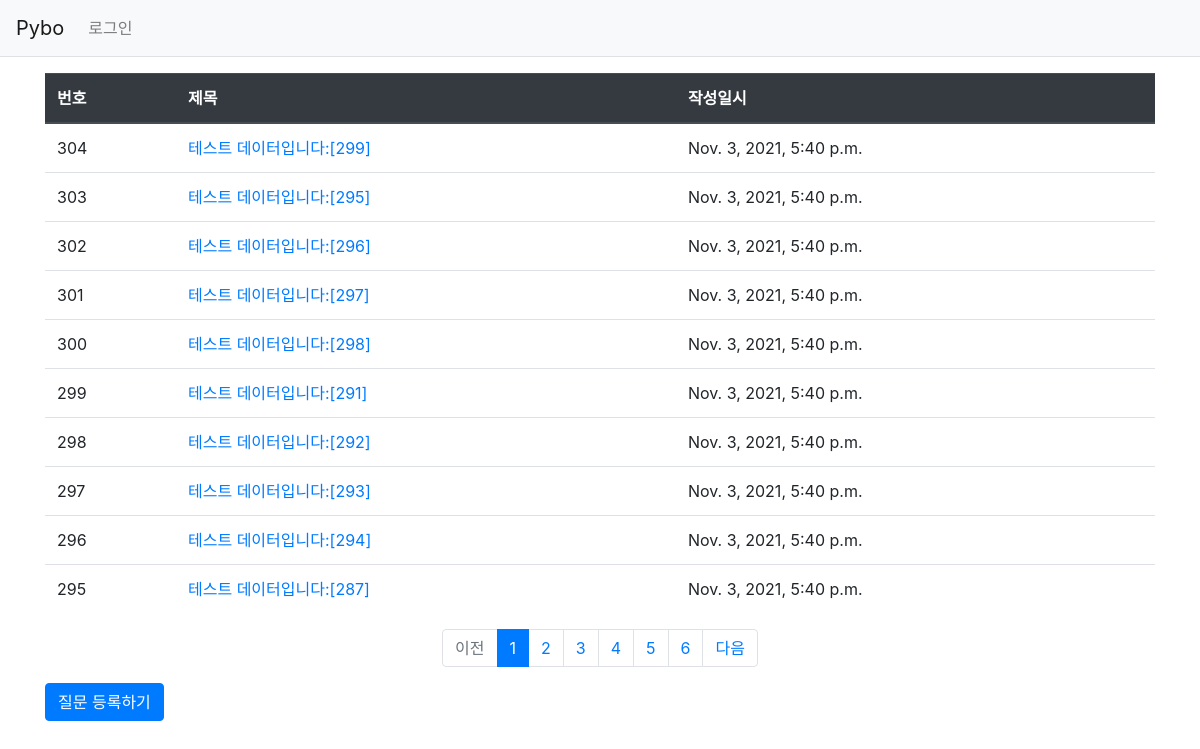
Screenshot of /pybo/ with the database file from the repository.
### pybo/models.py (models this page shows, shortened)
class Question(models.Model):
    subject = models.CharField(max_length=200)
    content = models.TextField()
    create_date = models.DateTimeField()

### pybo/views.py (the view)
# urls.py: path('', views.index, name='index'),  # '/' 에 해당되는 path
def index(request): #return  render를 통해 question_list.html을 필요한 내용을 주고 render
    page = request.GET.get('page',1) # 페이지
    question_list = Question.objects.order_by('-create_date')
    paginator = Paginator(question_list, 10) #페이지당 10개
    page_obj = paginator.get_page(page) #paginator를 이용하여 요청된 페이지에 해당되는 page_obj 를 생성
    context = {'question_list':page_obj}
    return render(request, 'pybo/question_list.html', context)

### pybo/templatetags/pybo_filter.py (called while the page is built)
@register.filter
def sub(value, arg):
    return value - arg

### templates/pybo/question_list.html (shortened to what this page needs)
{% extends 'base.html' %}
{% load pybo_filter %}
{% block content %}
<div class="container my-3">
    <table class="table">
        <thead>
        <tr class="thead-dark">
            <th>번호</th>
            <th>제목</th>
            <th>작성일시</th>
        </tr>
        </thead>
        <tbody>
        {% if question_list %}
        {% for question in question_list %}
        <tr>
            <td>
                {{ question_list.paginator.count|sub:question_list.start_index|sub:forloop.counter0|add:1 }}
            </td>
            <td>
                <a href="{% url 'pybo:detail' question.id %}">{{ question.subject }}</a>
            </td>
            <td>{{ question.create_date }}</td>
        </tr>
        {% endfor %}
        {% else %}
        <tr>
            <td colspan="3">질문이 없습니다.</td>
        </tr>
        {% endif %}
        </tbody>
    </table>
    <ul class="pagination justify-content-center">
        {% if question_list.has_previous %}
        <li class="page-item">
            <a class="page-link" href="?page={{ question_list.previous_page_number }}">이전</a>
        </li>
        {% else %}
        <li class="page-item disabled">
            <a class="page-link" tabindex="-1" aria-disabled="true" href="#">이전</a>
        </li>
        {% endif %}
        {% for page_number in question_list.paginator.page_range %}
        {% if page_number >= question_list.number|add:-5 and page_number <= question_list.number|add:5 %}
            {% if page_number == question_list.number %}
            <li class="page-item active" aria-current="page">
                <a class="page-link" href="?page={{ page_number }}">{{ page_number }}</a>
            </li>
            {% else %}
            <li class="page-item">
                <a class="page-link" href="?page={{ page_number }}">{{ page_number }}</a>
            </li>
            {% endif %}
        {% endif %}
        {% endfor %}
        {% if question_list.has_next %}
        <li class="page-item">
            <a class="page-link" href="?page={{ question_list.next_page_number }}">다음</a>
        </li>
        {% else %}
        <li class="page-item disabled">
            <a class="page-link" tabindex="-1" aria-disabled="true" href="#">다음</a>
        </li>
        {% endif %}
    </ul>
    <a href="{% url 'pybo:question_create' %}" class="btn btn-primary">질문 등록하기</a>
</div>
{% endblock %}

### rows the page displays
Question: paginator.count|sub "304", subject "테스트 데이터입니다:[299]", create_date "Nov. 3, 2021, 5:40 p.m."
Question: paginator.count|sub "303", subject "테스트 데이터입니다:[295]", create_date "Nov. 3, 2021, 5:40 p.m."
Question: paginator.count|sub "302", subject "테스트 데이터입니다:[296]", create_date "Nov. 3, 2021, 5:40 p.m."
Question: paginator.count|sub "301", subject "테스트 데이터입니다:[297]", create_date "Nov. 3, 2021, 5:40 p.m."
Question: paginator.count|sub "300", subject "테스트 데이터입니다:[298]", create_date "Nov. 3, 2021, 5:40 p.m."
Question: paginator.count|sub "299", subject "테스트 데이터입니다:[291]", create_date "Nov. 3, 2021, 5:40 p.m."
Question: paginator.count|sub "298", subject "테스트 데이터입니다:[292]", create_date "Nov. 3, 2021, 5:40 p.m."
Question: paginator.count|sub "297", subject "테스트 데이터입니다:[293]", create_date "Nov. 3, 2021, 5:40 p.m."
Question: paginator.count|sub "296", subject "테스트 데이터입니다:[294]", create_date "Nov. 3, 2021, 5:40 p.m."
Question: paginator.count|sub "295", subject "테스트 데이터입니다:[287]", create_date "Nov. 3, 2021, 5:40 p.m."

### other values shown
{{ page_number }} "1"
{{ page_number }} "2" "3" "4" "5" "6"
